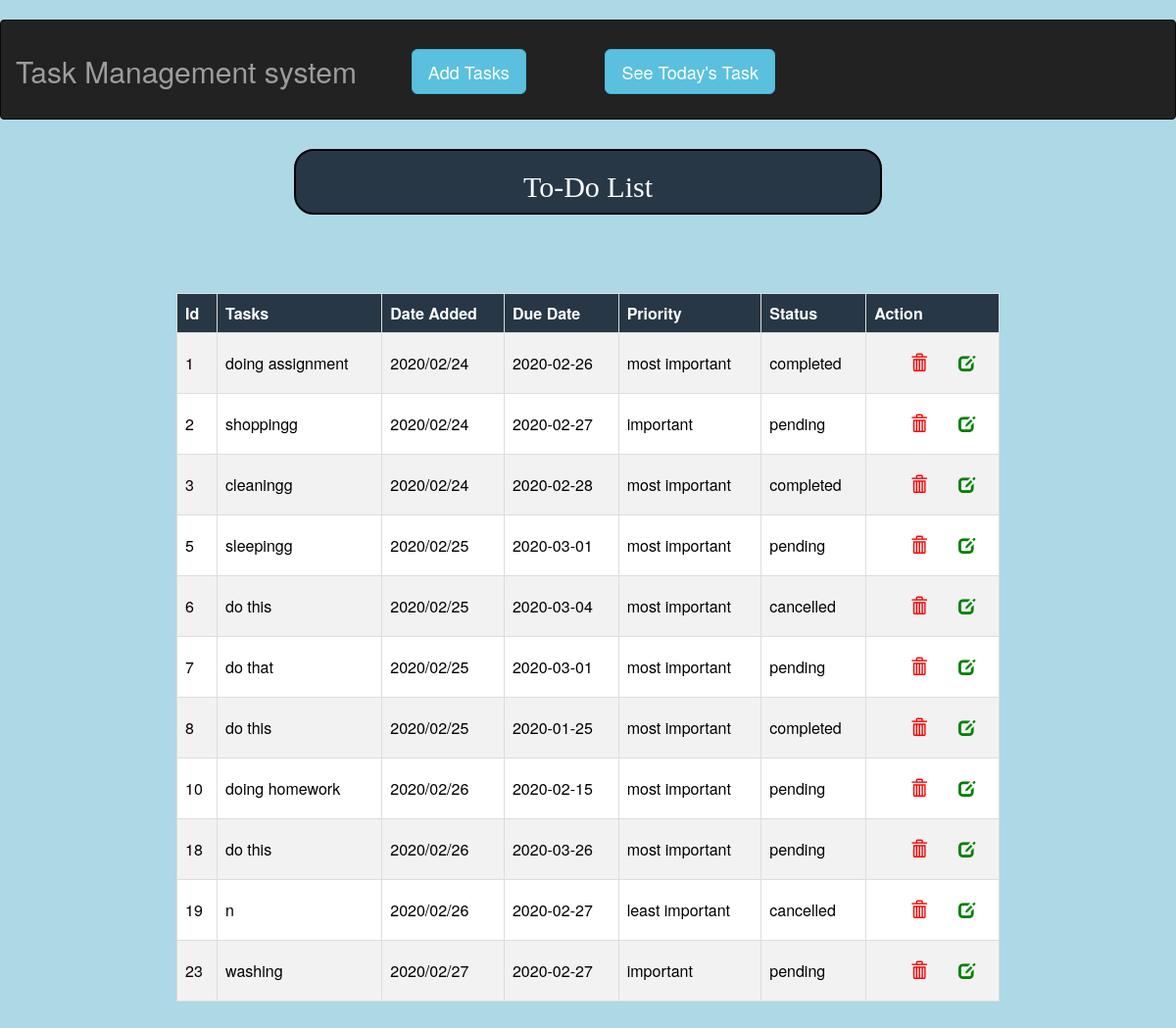
The page / on the database its author committed.
### tables this page shows
CREATE TABLE IF NOT EXISTS `task` (
  `id` int(20) NOT NULL AUTO_INCREMENT,
  `task` varchar(100) NOT NULL,
  `dateAdded` varchar(20) NOT NULL,
  `duedate` date DEFAULT NULL,
  `priority` varchar(30) NOT NULL,
  `status` varchar(30) NOT NULL,
  PRIMARY KEY (`id`)
);

### index.php (the view, shortened to what this page needs)
<?php
	$host='localhost';
	$user='root';
	$pass='237132';
	$db='task';
	$conn=mysqli_connect($host,$user,$pass,$db);
?>
	<?php
          	$result=mysqli_query($conn,"select * from task ORDER BY `id` ASC ");
?>
<!DOCTYPE html>
<html>
<head>
    <link rel="stylesheet" href="https://maxcdn.bootstrapcdn.com/bootstrap/3.3.7/css/bootstrap.min.css">
	<link rel="stylesheet" type="text/css" href="style.css">
</head>
<body>
	<div id="container"> <br>
		<nav class="navbar navbar-inverse">
		  <div class="container-fluid">
		    <div class="navbar-header">
		      <a class="navbar-brand"  href="#"><h2> Task Management system <h2></a>
		    </div>
		    <ul class="nav navbar-nav">
		      <li><button style="margin-left: 35%;" type="button" class="btn btn-info btn-lg" data-toggle="modal" data-target="#myMod">Add Tasks</button></li>
		      <li><button style="margin-left: 70%;" type="button" class="btn btn-info btn-lg" data-toggle="modal" data-target="#myModal">See Today's Task</button></li>
		    </ul>
		  </div>
		</nav>
<div id="title"> <h2 style="font-family: cursive;"> To-Do List </h2> </div> <br>
	 <table id="tbl">
	 	<tr>
	 		<th> Id </th>
	 		<th> Tasks </th>
	 		<th> Date Added </th>
	 		<th> Due Date </th>
	 		<th> Priority </th>
	 		<th> Status </th>
	 		<th> Action </th>
	 	</tr>
	 	<?php
	 		while ($row=mysqli_fetch_array($result)) {
	 	?>
	 			<tr>
	 				<td > <?php echo $row['id']; ?> </td>
	 				<td > <?php echo $row['task']; ?> </td>
	 				<td > <?php echo $row['dateAdded']; ?> </td>
	 				<td > <?php echo $row['duedate']; ?> </td>
	 				<td > <?php echo $row['priority']; ?> </td>
	 				<td > <?php echo $row['status']; ?> </td>
	 				<td>
	 					<a style="color: green;" href="updateTask.php?update=<?php echo $row['id']; ?>"> <span class="glyphicon glyphicon-edit"> </span> </a>
	 					 <a style="color: red;" href="index.php?delete=<?php echo $row['id']; ?>" onclick="return confirm('Are you sure you want to delete this task?')"> <span class="glyphicon glyphicon-trash"></span> </a>
	 				</td>
	 			</tr>
	 	<?php
	 		}
	 	 ?>
 </table>
</div>
</body>
</html>

### style.css (style rules this page uses)
body { background-color:#ADD8E6; }
a { float: right; color: white; padding: 14px 16px; text-decoration: none; font-size: 17px; }
#container { width: 100%; max-width: 500%; }
li { margin-top: 10%; }
#title { color:white; width: 50%; margin: 30px auto; text-align: center; background-color: #273746 ; border: 2px solid black; border-radius: 20px; }
#tbl { width: 70%; margin:30px auto; }
tr { border-bottom: 1px solid black; }
tr:nth-child(even) { background-color: #f2f2f2; }
tr:nth-child(odd) { background-color: white; }
th { padding-top: 12px; padding-bottom: 12px; text-align: left; background-color: #273746; color: white; }
td { color: black; }
th,td { border: 1px solid #ddd; padding: 8px; }

### rows shown on the page
task: id "1", task "doing assignment", dateAdded "2020/02/24", duedate "2020-02-26", priority "most important", status "completed"
task: id "2", task "shoppingg", dateAdded "2020/02/24", duedate "2020-02-27", priority "important", status "pending"
task: id "3", task "cleaningg", dateAdded "2020/02/24", duedate "2020-02-28", priority "most important", status "completed"
task: id "5", task "sleepingg", dateAdded "2020/02/25", duedate "2020-03-01", priority "most important", status "pending"
task: id "6", task "do this", dateAdded "2020/02/25", duedate "2020-03-04", priority "most important", status "cancelled"
task: id "7", task "do that", dateAdded "2020/02/25", duedate "2020-03-01", priority "most important", status "pending"
task: id "8", task "do this", dateAdded "2020/02/25", duedate "2020-01-25", priority "most important", status "completed"
task: id "10", task "doing homework", dateAdded "2020/02/26", duedate "2020-02-15", priority "most important", status "pending"
task: id "18", task "do this", dateAdded "2020/02/26", duedate "2020-03-26", priority "most important", status "pending"
task: id "19", task "n", dateAdded "2020/02/26", duedate "2020-02-27", priority "least important", status "cancelled"
task: id "23", task "washing", dateAdded "2020/02/27", duedate "2020-02-27", priority "important", status "pending"
